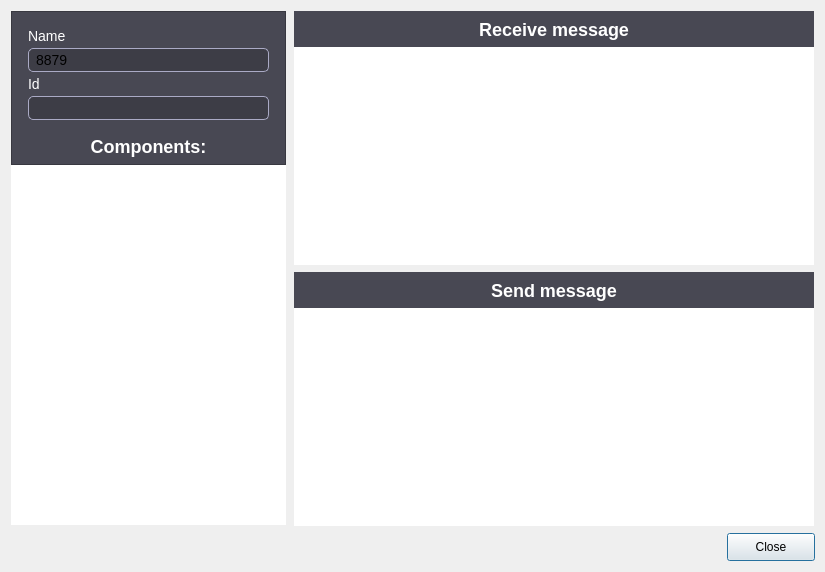
<?xml version="1.0" encoding="UTF-8"?>
<ui version="4.0">
 <class>ObjectAttributesDialog</class>
 <widget class="QDialog" name="ObjectAttributesDialog">
  <property name="geometry">
   <rect>
    <x>0</x>
    <y>0</y>
    <width>825</width>
    <height>572</height>
   </rect>
  </property>
  <property name="sizePolicy">
   <sizepolicy hsizetype="Preferred" vsizetype="Preferred">
    <horstretch>0</horstretch>
    <verstretch>0</verstretch>
   </sizepolicy>
  </property>
  <property name="minimumSize">
   <size>
    <width>825</width>
    <height>572</height>
   </size>
  </property>
  <property name="windowTitle">
   <string>Object attributes</string>
  </property>
  <property name="styleSheet">
   <string notr="true"/>
  </property>
  <layout class="QGridLayout" name="gridLayout_2">
   <item row="0" column="0">
    <layout class="QVBoxLayout" name="verticalLayout_8">
     <property name="spacing">
      <number>8</number>
     </property>
     <item>
      <layout class="QHBoxLayout" name="horizontalLayout_3">
       <property name="spacing">
        <number>8</number>
       </property>
       <item>
        <layout class="QVBoxLayout" name="verticalLayout_4">
         <property name="spacing">
          <number>0</number>
         </property>
         <item>
          <widget class="QFrame" name="frame">
           <property name="sizePolicy">
            <sizepolicy hsizetype="Expanding" vsizetype="Preferred">
             <horstretch>0</horstretch>
             <verstretch>0</verstretch>
            </sizepolicy>
           </property>
           <property name="minimumSize">
            <size>
             <width>176</width>
             <height>0</height>
            </size>
           </property>
           <property name="styleSheet">
            <string notr="true">borders: none;
background-color: #484853;</string>
           </property>
           <property name="frameShape">
            <enum>QFrame::StyledPanel</enum>
           </property>
           <property name="frameShadow">
            <enum>QFrame::Raised</enum>
           </property>
           <layout class="QGridLayout" name="gridLayout">
            <property name="leftMargin">
             <number>0</number>
            </property>
            <property name="topMargin">
             <number>0</number>
            </property>
            <property name="rightMargin">
             <number>0</number>
            </property>
            <property name="bottomMargin">
             <number>0</number>
            </property>
            <property name="spacing">
             <number>0</number>
            </property>
            <item row="0" column="0">
             <layout class="QVBoxLayout" name="verticalLayout_3">
              <property name="spacing">
               <number>0</number>
              </property>
              <property name="rightMargin">
               <number>0</number>
              </property>
              <item>
               <layout class="QVBoxLayout" name="verticalLayout_2">
                <property name="spacing">
                 <number>0</number>
                </property>
                <property name="leftMargin">
                 <number>16</number>
                </property>
                <property name="topMargin">
                 <number>12</number>
                </property>
                <property name="rightMargin">
                 <number>16</number>
                </property>
                <item>
                 <widget class="QLabel" name="label">
                  <property name="minimumSize">
                   <size>
                    <width>51</width>
                    <height>24</height>
                   </size>
                  </property>
                  <property name="styleSheet">
                   <string notr="true">font-style: normal;
font-weight: normal;
font-size: 14px;
line-height: 18px;



color: #FFFFFF;</string>
                  </property>
                  <property name="text">
                   <string>Name</string>
                  </property>
                 </widget>
                </item>
                <item>
                 <widget class="QLineEdit" name="lineName_">
                  <property name="minimumSize">
                   <size>
                    <width>144</width>
                    <height>24</height>
                   </size>
                  </property>
                  <property name="styleSheet">
                   <string notr="true">background: #3D3D46;
border: 1px solid #AAAAC5;
box-sizing: border-box;
border-radius: 5px;
padding-left: 5px;
font-style: normal;
font-weight: normal;
font-size: 14px;
line-height: 18px;

</string>
                  </property>
                  <property name="text">
                   <string>8879</string>
                  </property>
                  <property name="cursorPosition">
                   <number>4</number>
                  </property>
                  <property name="readOnly">
                   <bool>true</bool>
                  </property>
                 </widget>
                </item>
               </layout>
              </item>
              <item>
               <layout class="QVBoxLayout" name="verticalLayout">
                <property name="spacing">
                 <number>0</number>
                </property>
                <property name="leftMargin">
                 <number>16</number>
                </property>
                <property name="rightMargin">
                 <number>16</number>
                </property>
                <item>
                 <widget class="QLabel" name="label_2">
                  <property name="sizePolicy">
                   <sizepolicy hsizetype="Preferred" vsizetype="Preferred">
                    <horstretch>0</horstretch>
                    <verstretch>0</verstretch>
                   </sizepolicy>
                  </property>
                  <property name="minimumSize">
                   <size>
                    <width>31</width>
                    <height>24</height>
                   </size>
                  </property>
                  <property name="styleSheet">
                   <string notr="true">font-style: normal;
font-weight: normal;
font-size: 14px;
line-height: 18px;



color: #FFFFFF;</string>
                  </property>
                  <property name="text">
                   <string>Id</string>
                  </property>
                 </widget>
                </item>
                <item>
                 <widget class="QLineEdit" name="lineId_">
                  <property name="minimumSize">
                   <size>
                    <width>144</width>
                    <height>24</height>
                   </size>
                  </property>
                  <property name="layoutDirection">
                   <enum>Qt::LeftToRight</enum>
                  </property>
                  <property name="styleSheet">
                   <string notr="true">background: #3D3D46;
border: 1px solid #AAAAC5;
box-sizing: border-box;
border-radius: 5px;

padding-left: 5px;
font-style: normal;
font-weight: normal;
font-size: 14px;
line-height: 18px;</string>
                  </property>
                  <property name="text">
                   <string/>
                  </property>
                  <property name="readOnly">
                   <bool>true</bool>
                  </property>
                 </widget>
                </item>
               </layout>
              </item>
              <item>
               <layout class="QHBoxLayout" name="horizontalLayout_2">
                <property name="spacing">
                 <number>0</number>
                </property>
                <property name="topMargin">
                 <number>8</number>
                </property>
                <item>
                 <widget class="QLabel" name="label_3">
                  <property name="minimumSize">
                   <size>
                    <width>159</width>
                    <height>36</height>
                   </size>
                  </property>
                  <property name="styleSheet">
                   <string notr="true">font-style: normal;
font-weight: bold;
font-size: 18px;
line-height: 23px;




color: #FFFFFF;</string>
                  </property>
                  <property name="text">
                   <string>Components:</string>
                  </property>
                  <property name="alignment">
                   <set>Qt::AlignCenter</set>
                  </property>
                 </widget>
                </item>
               </layout>
              </item>
             </layout>
            </item>
           </layout>
          </widget>
         </item>
         <item>
          <widget class="dscontrol::DSTableView" name="componentView_">
           <property name="sizePolicy">
            <sizepolicy hsizetype="Expanding" vsizetype="Expanding">
             <horstretch>0</horstretch>
             <verstretch>0</verstretch>
            </sizepolicy>
           </property>
           <property name="minimumSize">
            <size>
             <width>176</width>
             <height>292</height>
            </size>
           </property>
           <property name="styleSheet">
            <string notr="true">border: none;
</string>
           </property>
           <attribute name="horizontalHeaderMinimumSectionSize">
            <number>159</number>
           </attribute>
           <attribute name="horizontalHeaderDefaultSectionSize">
            <number>159</number>
           </attribute>
           <attribute name="horizontalHeaderHighlightSections">
            <bool>false</bool>
           </attribute>
           <attribute name="verticalHeaderMinimumSectionSize">
            <number>32</number>
           </attribute>
           <attribute name="verticalHeaderDefaultSectionSize">
            <number>32</number>
           </attribute>
           <attribute name="verticalHeaderHighlightSections">
            <bool>false</bool>
           </attribute>
          </widget>
         </item>
        </layout>
       </item>
       <item>
        <layout class="QVBoxLayout" name="verticalLayout_7">
         <property name="spacing">
          <number>8</number>
         </property>
         <item>
          <layout class="QVBoxLayout" name="verticalLayout_6">
           <property name="spacing">
            <number>0</number>
           </property>
           <item>
            <widget class="QLabel" name="label_4">
             <property name="minimumSize">
              <size>
               <width>0</width>
               <height>36</height>
              </size>
             </property>
             <property name="styleSheet">
              <string notr="true">
background: #484853;
font-style: normal;
font-weight: bold;
font-size: 18px;
line-height: 23px;




color: #FFFFFF;</string>
             </property>
             <property name="text">
              <string>Receive message</string>
             </property>
             <property name="alignment">
              <set>Qt::AlignCenter</set>
             </property>
            </widget>
           </item>
           <item>
            <widget class="QTableView" name="recvView_">
             <property name="minimumSize">
              <size>
               <width>520</width>
               <height>218</height>
              </size>
             </property>
             <property name="styleSheet">
              <string notr="true">
                        border: none;
                        border-right: none;</string>
             </property>
             <property name="verticalScrollBarPolicy">
              <enum>Qt::ScrollBarAsNeeded</enum>
             </property>
             <property name="horizontalScrollBarPolicy">
              <enum>Qt::ScrollBarAsNeeded</enum>
             </property>
             <property name="verticalScrollMode">
              <enum>QAbstractItemView::ScrollPerItem</enum>
             </property>
             <attribute name="horizontalHeaderMinimumSectionSize">
              <number>124</number>
             </attribute>
             <attribute name="horizontalHeaderDefaultSectionSize">
              <number>124</number>
             </attribute>
             <attribute name="horizontalHeaderHighlightSections">
              <bool>false</bool>
             </attribute>
             <attribute name="verticalHeaderMinimumSectionSize">
              <number>36</number>
             </attribute>
             <attribute name="verticalHeaderDefaultSectionSize">
              <number>36</number>
             </attribute>
             <attribute name="verticalHeaderHighlightSections">
              <bool>false</bool>
             </attribute>
            </widget>
           </item>
          </layout>
         </item>
         <item>
          <layout class="QVBoxLayout" name="verticalLayout_5">
           <property name="spacing">
            <number>0</number>
           </property>
           <item>
            <widget class="QLabel" name="label_5">
             <property name="minimumSize">
              <size>
               <width>0</width>
               <height>36</height>
              </size>
             </property>
             <property name="styleSheet">
              <string notr="true">
background: #484853;
font-style: normal;
font-weight: bold;
font-size: 18px;
line-height: 23px;




color: #FFFFFF;</string>
             </property>
             <property name="text">
              <string>Send message</string>
             </property>
             <property name="alignment">
              <set>Qt::AlignCenter</set>
             </property>
            </widget>
           </item>
           <item>
            <widget class="QTableView" name="sendView_">
             <property name="minimumSize">
              <size>
               <width>520</width>
               <height>218</height>
              </size>
             </property>
             <property name="styleSheet">
              <string notr="true">
                        border: none;
                        border-right: none;</string>
             </property>
             <attribute name="horizontalHeaderMinimumSectionSize">
              <number>124</number>
             </attribute>
             <attribute name="horizontalHeaderDefaultSectionSize">
              <number>124</number>
             </attribute>
             <attribute name="horizontalHeaderHighlightSections">
              <bool>false</bool>
             </attribute>
             <attribute name="verticalHeaderMinimumSectionSize">
              <number>36</number>
             </attribute>
             <attribute name="verticalHeaderDefaultSectionSize">
              <number>36</number>
             </attribute>
             <attribute name="verticalHeaderHighlightSections">
              <bool>false</bool>
             </attribute>
            </widget>
           </item>
          </layout>
         </item>
        </layout>
       </item>
      </layout>
     </item>
     <item>
      <layout class="QHBoxLayout" name="horizontalLayout">
       <property name="spacing">
        <number>0</number>
       </property>
       <property name="leftMargin">
        <number>716</number>
       </property>
       <item>
        <widget class="QPushButton" name="btnClose_">
         <property name="sizePolicy">
          <sizepolicy hsizetype="Preferred" vsizetype="Preferred">
           <horstretch>0</horstretch>
           <verstretch>0</verstretch>
          </sizepolicy>
         </property>
         <property name="minimumSize">
          <size>
           <width>88</width>
           <height>28</height>
          </size>
         </property>
         <property name="text">
          <string>Close</string>
         </property>
        </widget>
       </item>
      </layout>
     </item>
    </layout>
   </item>
  </layout>
 </widget>
 <customwidgets>
  <customwidget>
   <class>dscontrol::DSTableView</class>
   <extends>QTableView</extends>
   <header>ui/platform/custom/DSTableView.hpp</header>
  </customwidget>
 </customwidgets>
 <resources/>
 <connections/>
</ui>
